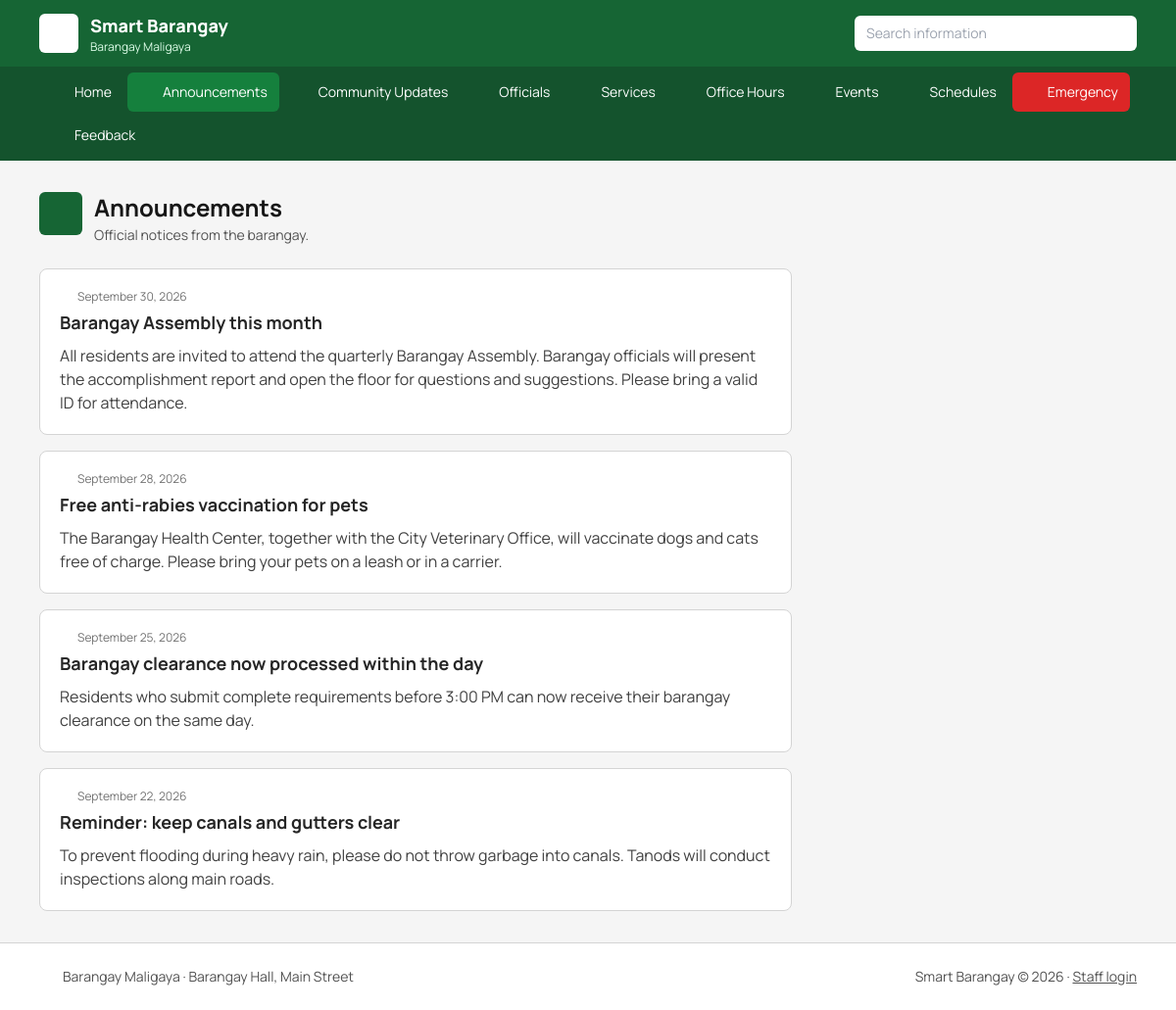
The app's page /announcements.php with its own data.
### tables this page shows
CREATE TABLE `posts` (
  `id` int(11) NOT NULL,
  `type` enum('Announcement','Update') NOT NULL,
  `title` varchar(150) NOT NULL,
  `body` text NOT NULL,
  `posted_at` datetime NOT NULL DEFAULT current_timestamp()
);

### announcements.php (called while the page is built, shortened)
<?php
require 'config.php';
$pageTitle = 'Announcements';
$pageIcon = 'megaphone';
$pageSub = 'Official notices from the barangay.';
include 'includes/posts_list.php';

### posts_list.php (the view)
<?php
$st = $pdo->prepare('SELECT * FROM posts WHERE type = ? ORDER BY posted_at DESC, id DESC');
$st->execute([$postType]);
$posts = $st->fetchAll();
include __DIR__ . '/header.php';
echo page_head($pageIcon, $pageTitle, $pageSub);
?>
<?php if (!$posts): ?>
  <p class="bg-white border border-dashed border-neutral-300 rounded-lg p-8 text-center text-neutral-600">Nothing has been posted yet. Please check back soon.</p>
<?php else: ?>
  <div class="space-y-4 max-w-3xl">
    <?php foreach ($posts as $p): ?>
      <article id="post-<?= (int)$p['id'] ?>" class="bg-white border border-neutral-300 rounded-lg p-5 scroll-mt-4">
        <p class="text-xs text-neutral-500 flex items-center gap-1"><?= icon('calendar', 'w-3.5 h-3.5') ?><?= e(fmt_date($p['posted_at'])) ?></p>
        <h2 class="text-lg font-bold mt-1"><?= e($p['title']) ?></h2>
        <p class="text-neutral-700 mt-2 whitespace-pre-line break-words"><?= e($p['body']) ?></p>
      </article>
    <?php endforeach; ?>
  </div>
<?php endif; ?>
<?php include __DIR__ . '/footer.php'; ?>

### config.php (shortened to what this page needs)
<?php
function e($v) { return htmlspecialchars((string)$v, ENT_QUOTES, 'UTF-8'); }
function fmt_date($d) { return date('F j, Y', strtotime($d)); }
function page_head($icon, $title, $sub = '') {
    return '<div class="flex items-start gap-3 mb-6"><span class="bg-green-800 text-white rounded-md p-2.5 shrink-0">' . icon($icon, 'w-6 h-6') . '</span>'
         . '<div><h1 class="text-2xl font-bold text-neutral-900">' . e($title) . '</h1>'
         . ($sub !== '' ? '<p class="text-neutral-600 text-sm mt-0.5">' . e($sub) . '</p>' : '') . '</div></div>';
}
function icon($name, $class = 'w-5 h-5') {
    return '<svg xmlns="http://www.w3.org/2000/svg" class="' . e($class) . '" viewBox="0 0 24 24" fill="none" stroke="currentColor" stroke-width="2" stroke-linecap="round" stroke-linejoin="round" aria-hidden="true">' . ($p[$name] ?? $p['file-text']) . '</svg>';
}

### records on screen
posts: posted_at "September 30, 2026", title "Barangay Assembly this month", body "All residents are invited to attend the quarterly Barangay Assembly. Barangay officials will present the accomplishment report and open the floor for questions and suggestions. Please bring a valid ID for attendance."
posts: posted_at "September 28, 2026", title "Free anti-rabies vaccination for pets", body "The Barangay Health Center, together with the City Veterinary Office, will vaccinate dogs and cats free of charge. Please bring your pets on a leash or in a carrier."
posts: posted_at "September 25, 2026", title "Barangay clearance now processed within the day", body "Residents who submit complete requirements before 3:00 PM can now receive their barangay clearance on the same day."
posts: posted_at "September 22, 2026", title "Reminder: keep canals and gutters clear", body "To prevent flooding during heavy rain, please do not throw garbage into canals. Tanods will conduct inspections along main roads."

### other values on screen
BARANGAY_NAME "Barangay Maligaya"
$label "Home"
$label "Announcements"
$label "Community Updates"
$label "Officials"
$label "Services"
$label "Office Hours"
$label "Events"
$label "Schedules"
$label "Emergency"
$label "Feedback"
$title "Announcements"
$sub "Official notices from the barangay."
BARANGAY_ADDRESS "Barangay Hall, Main Street"
